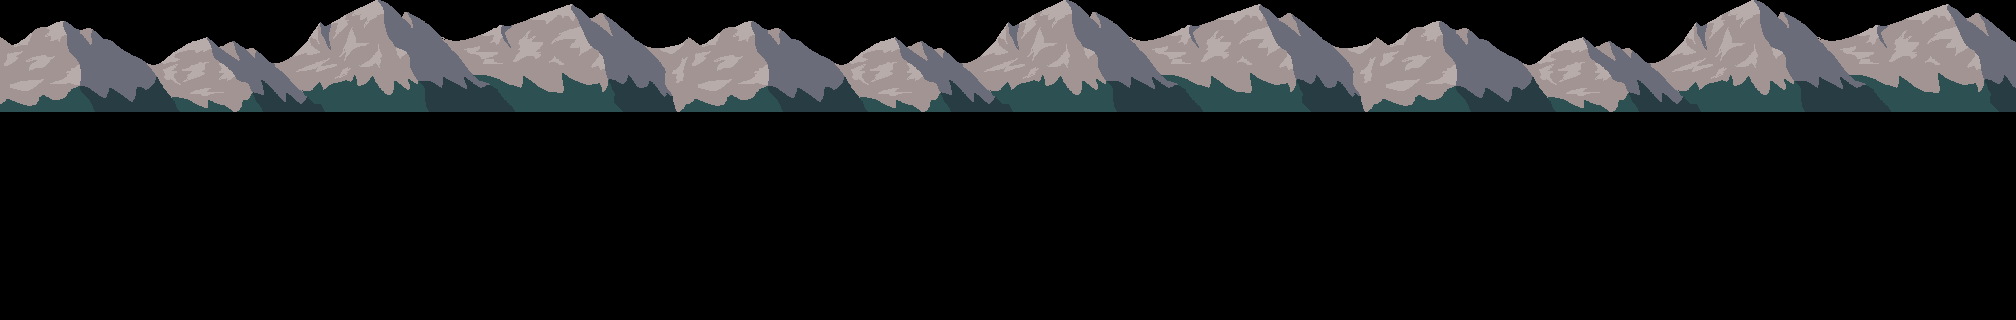

A 2D game scene composited from a Tiled map and its tileset images. What follows is a short description and the map's XML, with every tile layer's data as written:
An orthogonal 126x20 tile map with 16x16 px tiles, 1 tile layer (圖塊層 1).

<map version="1.10" tiledversion="1.10.2" orientation="orthogonal" renderorder="right-down" width="126" height="20" tilewidth="16" tileheight="16" infinite="0" nextlayerid="2" nextobjectid="1">
 <tileset firstgid="1" name="mountain" tilewidth="16" tileheight="16" tilecount="301" columns="43">
  <image source="mountain.png" width="688" height="127" />
 </tileset>
 <layer id="1" name="圖塊層 1" width="126" height="20">
  <data encoding="csv">
1,2,3,4,5,6,7,8,9,10,11,12,13,14,15,16,17,18,19,20,21,22,23,24,25,26,27,28,29,30,31,32,33,34,35,36,37,38,39,40,41,42,43,1,2,3,4,5,6,7,8,9,10,11,12,13,14,15,16,17,18,19,20,21,22,23,24,25,26,27,28,29,30,31,32,33,34,35,36,37,38,39,40,41,42,43,1,2,3,4,5,6,7,8,9,10,11,12,13,14,15,16,17,18,19,20,21,22,23,24,25,26,27,28,29,30,31,32,33,34,35,36,37,38,39,40,
44,45,46,47,48,49,50,51,52,53,54,55,56,57,58,59,60,61,62,63,64,65,66,67,68,69,70,71,72,73,74,75,76,77,78,79,80,81,82,83,84,85,86,44,45,46,47,48,49,50,51,52,53,54,55,56,57,58,59,60,61,62,63,64,65,66,67,68,69,70,71,72,73,74,75,76,77,78,79,80,81,82,83,84,85,86,44,45,46,47,48,49,50,51,52,53,54,55,56,57,58,59,60,61,62,63,64,65,66,67,68,69,70,71,72,73,74,75,76,77,78,79,80,81,82,83,
87,88,89,90,91,92,93,94,95,96,97,98,99,100,101,102,103,104,105,106,107,108,109,110,111,112,113,114,115,116,117,118,119,120,121,122,123,124,125,126,127,128,129,87,88,89,90,91,92,93,94,95,96,97,98,99,100,101,102,103,104,105,106,107,108,109,110,111,112,113,114,115,116,117,118,119,120,121,122,123,124,125,126,127,128,129,87,88,89,90,91,92,93,94,95,96,97,98,99,100,101,102,103,104,105,106,107,108,109,110,111,112,113,114,115,116,117,118,119,120,121,122,123,124,125,126,
130,131,132,133,134,135,136,137,138,139,140,141,142,143,144,145,146,147,148,149,150,151,152,153,154,155,156,157,158,159,160,161,162,163,164,165,166,167,168,169,170,171,172,130,131,132,133,134,135,136,137,138,139,140,141,142,143,144,145,146,147,148,149,150,151,152,153,154,155,156,157,158,159,160,161,162,163,164,165,166,167,168,169,170,171,172,130,131,132,133,134,135,136,137,138,139,140,141,142,143,144,145,146,147,148,149,150,151,152,153,154,155,156,157,158,159,160,161,162,163,164,165,166,167,168,169,
173,174,175,176,177,178,179,180,181,182,183,184,185,186,187,188,189,190,191,192,193,194,195,196,197,198,199,200,201,202,203,204,205,206,207,208,209,210,211,212,213,214,215,173,174,175,176,177,178,179,180,181,182,183,184,185,186,187,188,189,190,191,192,193,194,195,196,197,198,199,200,201,202,203,204,205,206,207,208,209,210,211,212,213,214,215,173,174,175,176,177,178,179,180,181,182,183,184,185,186,187,188,189,190,191,192,193,194,195,196,197,198,199,200,201,202,203,204,205,206,207,208,209,210,211,212,
216,217,218,219,220,221,222,223,224,225,226,227,228,229,230,231,232,233,234,235,236,237,238,239,240,241,242,243,244,245,246,247,248,249,250,251,252,253,254,255,256,257,258,216,217,218,219,220,221,222,223,224,225,226,227,228,229,230,231,232,233,234,235,236,237,238,239,240,241,242,243,244,245,246,247,248,249,250,251,252,253,254,255,256,257,258,216,217,218,219,220,221,222,223,224,225,226,227,228,229,230,231,232,233,234,235,236,237,238,239,240,241,242,243,244,245,246,247,248,249,250,251,252,253,254,255,
259,260,261,262,263,264,265,266,267,268,269,270,271,272,273,274,275,276,277,278,279,280,281,282,283,284,285,286,287,288,289,290,291,292,293,294,295,296,297,298,299,300,301,259,260,261,262,263,264,265,266,267,268,269,270,271,272,273,274,275,276,277,278,279,280,281,282,283,284,285,286,287,288,289,290,291,292,293,294,295,296,297,298,299,300,301,259,260,261,262,263,264,265,266,267,268,269,270,271,272,273,274,275,276,277,278,279,280,281,282,283,284,285,286,287,288,289,290,291,292,293,294,295,296,297,298,
0,0,0,0,0,0,0,0,0,0,0,0,0,0,0,0,0,0,0,0,0,0,0,0,0,0,0,0,0,0,0,0,0,0,0,0,0,0,0,0,0,0,0,0,0,0,0,0,0,0,0,0,0,0,0,0,0,0,0,0,0,0,0,0,0,0,0,0,0,0,0,0,0,0,0,0,0,0,0,0,0,0,0,0,0,0,0,0,0,0,0,0,0,0,0,0,0,0,0,0,0,0,0,0,0,0,0,0,0,0,0,0,0,0,0,0,0,0,0,0,0,0,0,0,0,0,
0,0,0,0,0,0,0,0,0,0,0,0,0,0,0,0,0,0,0,0,0,0,0,0,0,0,0,0,0,0,0,0,0,0,0,0,0,0,0,0,0,0,0,0,0,0,0,0,0,0,0,0,0,0,0,0,0,0,0,0,0,0,0,0,0,0,0,0,0,0,0,0,0,0,0,0,0,0,0,0,0,0,0,0,0,0,0,0,0,0,0,0,0,0,0,0,0,0,0,0,0,0,0,0,0,0,0,0,0,0,0,0,0,0,0,0,0,0,0,0,0,0,0,0,0,0,
0,0,0,0,0,0,0,0,0,0,0,0,0,0,0,0,0,0,0,0,0,0,0,0,0,0,0,0,0,0,0,0,0,0,0,0,0,0,0,0,0,0,0,0,0,0,0,0,0,0,0,0,0,0,0,0,0,0,0,0,0,0,0,0,0,0,0,0,0,0,0,0,0,0,0,0,0,0,0,0,0,0,0,0,0,0,0,0,0,0,0,0,0,0,0,0,0,0,0,0,0,0,0,0,0,0,0,0,0,0,0,0,0,0,0,0,0,0,0,0,0,0,0,0,0,0,
0,0,0,0,0,0,0,0,0,0,0,0,0,0,0,0,0,0,0,0,0,0,0,0,0,0,0,0,0,0,0,0,0,0,0,0,0,0,0,0,0,0,0,0,0,0,0,0,0,0,0,0,0,0,0,0,0,0,0,0,0,0,0,0,0,0,0,0,0,0,0,0,0,0,0,0,0,0,0,0,0,0,0,0,0,0,0,0,0,0,0,0,0,0,0,0,0,0,0,0,0,0,0,0,0,0,0,0,0,0,0,0,0,0,0,0,0,0,0,0,0,0,0,0,0,0,
0,0,0,0,0,0,0,0,0,0,0,0,0,0,0,0,0,0,0,0,0,0,0,0,0,0,0,0,0,0,0,0,0,0,0,0,0,0,0,0,0,0,0,0,0,0,0,0,0,0,0,0,0,0,0,0,0,0,0,0,0,0,0,0,0,0,0,0,0,0,0,0,0,0,0,0,0,0,0,0,0,0,0,0,0,0,0,0,0,0,0,0,0,0,0,0,0,0,0,0,0,0,0,0,0,0,0,0,0,0,0,0,0,0,0,0,0,0,0,0,0,0,0,0,0,0,
0,0,0,0,0,0,0,0,0,0,0,0,0,0,0,0,0,0,0,0,0,0,0,0,0,0,0,0,0,0,0,0,0,0,0,0,0,0,0,0,0,0,0,0,0,0,0,0,0,0,0,0,0,0,0,0,0,0,0,0,0,0,0,0,0,0,0,0,0,0,0,0,0,0,0,0,0,0,0,0,0,0,0,0,0,0,0,0,0,0,0,0,0,0,0,0,0,0,0,0,0,0,0,0,0,0,0,0,0,0,0,0,0,0,0,0,0,0,0,0,0,0,0,0,0,0,
0,0,0,0,0,0,0,0,0,0,0,0,0,0,0,0,0,0,0,0,0,0,0,0,0,0,0,0,0,0,0,0,0,0,0,0,0,0,0,0,0,0,0,0,0,0,0,0,0,0,0,0,0,0,0,0,0,0,0,0,0,0,0,0,0,0,0,0,0,0,0,0,0,0,0,0,0,0,0,0,0,0,0,0,0,0,0,0,0,0,0,0,0,0,0,0,0,0,0,0,0,0,0,0,0,0,0,0,0,0,0,0,0,0,0,0,0,0,0,0,0,0,0,0,0,0,
0,0,0,0,0,0,0,0,0,0,0,0,0,0,0,0,0,0,0,0,0,0,0,0,0,0,0,0,0,0,0,0,0,0,0,0,0,0,0,0,0,0,0,0,0,0,0,0,0,0,0,0,0,0,0,0,0,0,0,0,0,0,0,0,0,0,0,0,0,0,0,0,0,0,0,0,0,0,0,0,0,0,0,0,0,0,0,0,0,0,0,0,0,0,0,0,0,0,0,0,0,0,0,0,0,0,0,0,0,0,0,0,0,0,0,0,0,0,0,0,0,0,0,0,0,0,
0,0,0,0,0,0,0,0,0,0,0,0,0,0,0,0,0,0,0,0,0,0,0,0,0,0,0,0,0,0,0,0,0,0,0,0,0,0,0,0,0,0,0,0,0,0,0,0,0,0,0,0,0,0,0,0,0,0,0,0,0,0,0,0,0,0,0,0,0,0,0,0,0,0,0,0,0,0,0,0,0,0,0,0,0,0,0,0,0,0,0,0,0,0,0,0,0,0,0,0,0,0,0,0,0,0,0,0,0,0,0,0,0,0,0,0,0,0,0,0,0,0,0,0,0,0,
0,0,0,0,0,0,0,0,0,0,0,0,0,0,0,0,0,0,0,0,0,0,0,0,0,0,0,0,0,0,0,0,0,0,0,0,0,0,0,0,0,0,0,0,0,0,0,0,0,0,0,0,0,0,0,0,0,0,0,0,0,0,0,0,0,0,0,0,0,0,0,0,0,0,0,0,0,0,0,0,0,0,0,0,0,0,0,0,0,0,0,0,0,0,0,0,0,0,0,0,0,0,0,0,0,0,0,0,0,0,0,0,0,0,0,0,0,0,0,0,0,0,0,0,0,0,
0,0,0,0,0,0,0,0,0,0,0,0,0,0,0,0,0,0,0,0,0,0,0,0,0,0,0,0,0,0,0,0,0,0,0,0,0,0,0,0,0,0,0,0,0,0,0,0,0,0,0,0,0,0,0,0,0,0,0,0,0,0,0,0,0,0,0,0,0,0,0,0,0,0,0,0,0,0,0,0,0,0,0,0,0,0,0,0,0,0,0,0,0,0,0,0,0,0,0,0,0,0,0,0,0,0,0,0,0,0,0,0,0,0,0,0,0,0,0,0,0,0,0,0,0,0,
0,0,0,0,0,0,0,0,0,0,0,0,0,0,0,0,0,0,0,0,0,0,0,0,0,0,0,0,0,0,0,0,0,0,0,0,0,0,0,0,0,0,0,0,0,0,0,0,0,0,0,0,0,0,0,0,0,0,0,0,0,0,0,0,0,0,0,0,0,0,0,0,0,0,0,0,0,0,0,0,0,0,0,0,0,0,0,0,0,0,0,0,0,0,0,0,0,0,0,0,0,0,0,0,0,0,0,0,0,0,0,0,0,0,0,0,0,0,0,0,0,0,0,0,0,0,
0,0,0,0,0,0,0,0,0,0,0,0,0,0,0,0,0,0,0,0,0,0,0,0,0,0,0,0,0,0,0,0,0,0,0,0,0,0,0,0,0,0,0,0,0,0,0,0,0,0,0,0,0,0,0,0,0,0,0,0,0,0,0,0,0,0,0,0,0,0,0,0,0,0,0,0,0,0,0,0,0,0,0,0,0,0,0,0,0,0,0,0,0,0,0,0,0,0,0,0,0,0,0,0,0,0,0,0,0,0,0,0,0,0,0,0,0,0,0,0,0,0,0,0,0,0
</data>
 </layer>
</map>
